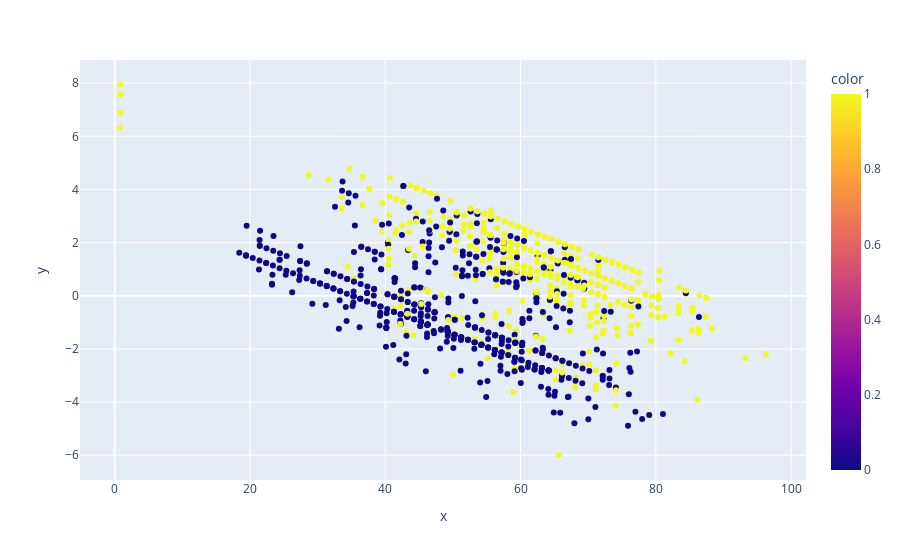

This figure's notebook cell:
### Markdown cell above
[9.82524330e-01 1.32145518e-02 2.24661812e-03 1.46435029e-03
 5.50149740e-04]
[423.13882423  49.07241572  20.23372519  16.33554797  10.01271084]

### Code cell
from sklearn.decomposition import TruncatedSVD
import pandas as pd
import numpy as np
 
# Load your dataset
data = pd.read_csv('mammographic_masses_data.csv')
 
# Handle missing values (e.g., fill with 0 or mean)
data = data.fillna(0)
 
# Select specific columns for Truncated SVD
columns_for_svd = ['BA', 'Margin', 'Density', 'Age', 'Shape', 'Severity']
X = data[columns_for_svd].values
 
# Number of components to reduce to
n_components = 2
 
# Apply Truncated SVD
svd = TruncatedSVD(n_components=n_components)
X_svd = svd.fit_transform(X)
 
fig_svd = px.scatter(x=X_svd[:, 0], y=X_svd[:, 1], color=data['Severity'])
 
fig_svd.show()
# Check the shape of the transformed dataset
 
 
# Print the transformed dataset
print(X_svd)

### Figure 1 — Plotly figure (JSON) as saved in the notebook; plotly's stock layout.template omitted (floating-point values rounded to 4 significant figures; data arrays with more than 128 entries replaced by an {"elided": "..."} marker saying what was removed)
{"data": [{"hovertemplate": "x=%{x}<br>y=%{y}<br>color=%{marker.color}<extra></extra>", "legendgroup": "", "marker": {"color": {"elided": "961 int values"}, "coloraxis": "coloraxis", "symbol": "circle"}, "mode": "markers", "name": "", "orientation": "v", "showlegend": false, "type": "scatter", "x": {"elided": "961 float values"}, "xaxis": "x", "y": {"elided": "961 float values"}, "yaxis": "y"}], "layout": {"coloraxis": {"colorbar": {"title": {"text": "color"}}, "colorscale": [[0, "#0d0887"], [0.1111, "#46039f"], [0.2222, "#7201a8"], [0.3333, "#9c179e"], [0.4444, "#bd3786"], [0.5556, "#d8576b"], [0.6667, "#ed7953"], [0.7778, "#fb9f3a"], [0.8889, "#fdca26"], [1, "#f0f921"]]}, "legend": {"tracegroupgap": 0}, "margin": {"t": 60}, "xaxis": {"anchor": "y", "domain": [0, 1], "title": {"text": "x"}}, "yaxis": {"anchor": "x", "domain": [0, 1], "title": {"text": "y"}}}}
